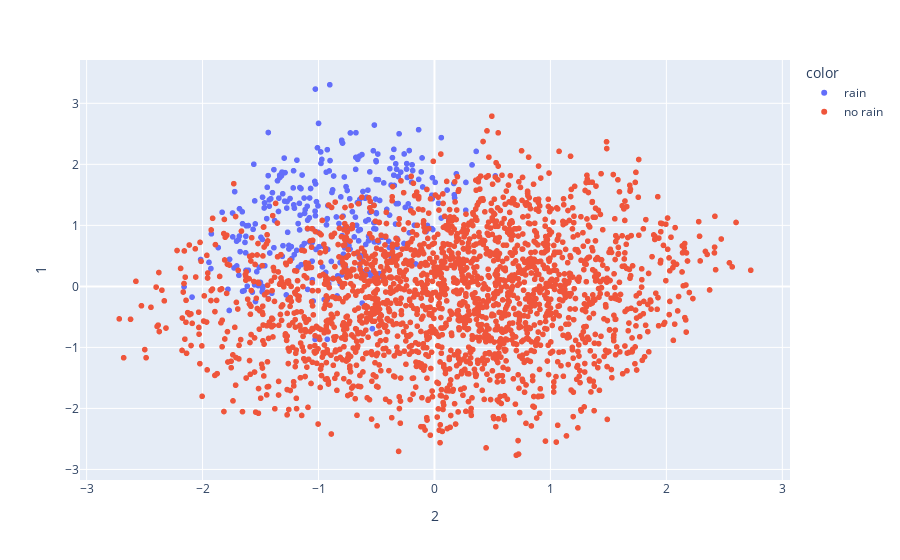

Here is the notebook cell this chart was saved with:
### Markdown cell above
## PCA Plot

### Code cell
from sklearn.decomposition import PCA
import pandas as pd 
from sklearn.preprocessing import StandardScaler 

scaler = StandardScaler() 
  
# transform data 
X = scaler.fit_transform(X) 
  

pca = PCA(n_components = 3)
components = pca.fit_transform(X)

fig = px.scatter(components, x=2, y=1, color= weather_df['Rain'])
fig.show()

### Figure 1 — Plotly figure (JSON) as saved in the notebook; plotly's stock layout.template omitted (floating-point values rounded to 4 significant figures; data arrays with more than 128 entries replaced by an {"elided": "..."} marker saying what was removed)
{"data": [{"hovertemplate": "color=rain<br>2=%{x}<br>1=%{y}<extra></extra>", "legendgroup": "rain", "marker": {"color": "#636efa", "symbol": "circle"}, "mode": "markers", "name": "rain", "showlegend": true, "type": "scattergl", "x": {"elided": "314 float values"}, "xaxis": "x", "y": {"elided": "314 float values"}, "yaxis": "y"}, {"hovertemplate": "color=no rain<br>2=%{x}<br>1=%{y}<extra></extra>", "legendgroup": "no rain", "marker": {"color": "#EF553B", "symbol": "circle"}, "mode": "markers", "name": "no rain", "showlegend": true, "type": "scattergl", "x": {"elided": "2186 float values"}, "xaxis": "x", "y": {"elided": "2186 float values"}, "yaxis": "y"}], "layout": {"legend": {"title": {"text": "color"}, "tracegroupgap": 0}, "margin": {"t": 60}, "xaxis": {"anchor": "y", "domain": [0, 1], "title": {"text": "2"}}, "yaxis": {"anchor": "x", "domain": [0, 1], "title": {"text": "1"}}}}
